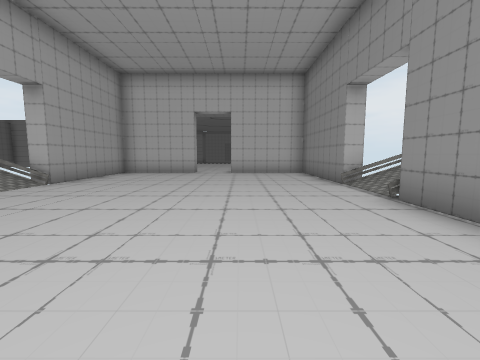
view 1 (above)

12 first-person views from a walk through a 3-D level made in the Unity game engine. The camera is 1.5 m above the floor, tilts 6° down and sees 90° across. The floor is counted in squares, 2 m on a side. Each view is taken from the middle of a square. On the plan, view 1 faces up. The plan holds only what a view shows up to about 9 squares ahead; the rest is blank. The place goes on beyond the plan. Some surface patterns are stand-ins.

view 2
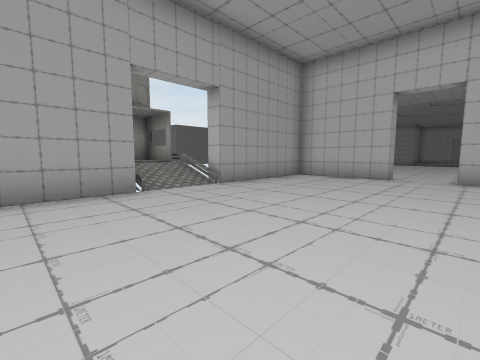

view 3
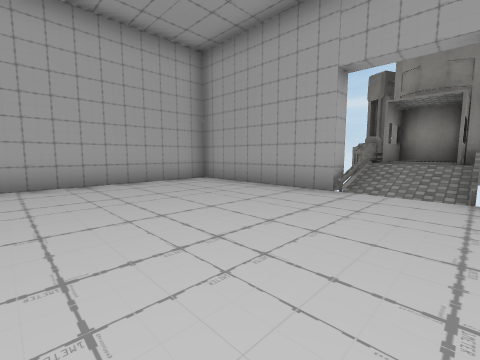

view 4
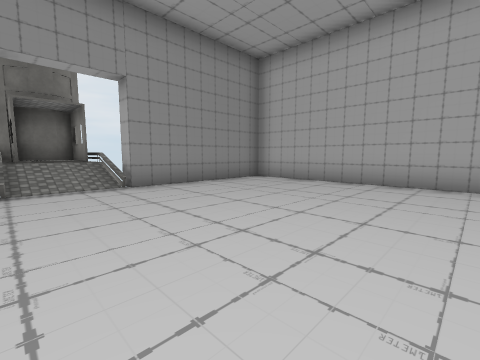

view 5
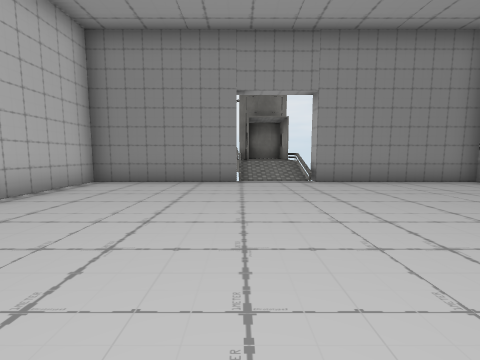

view 6
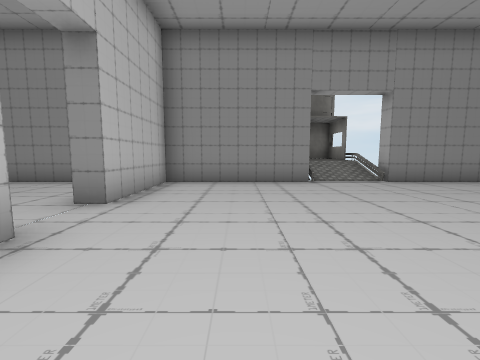

view 7
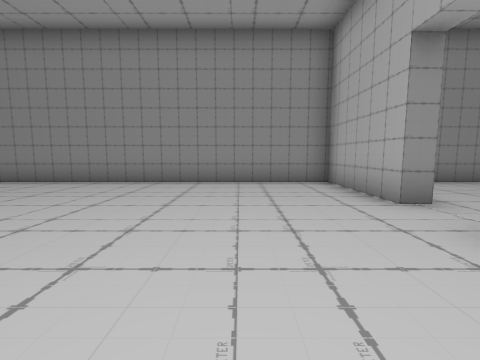

view 8
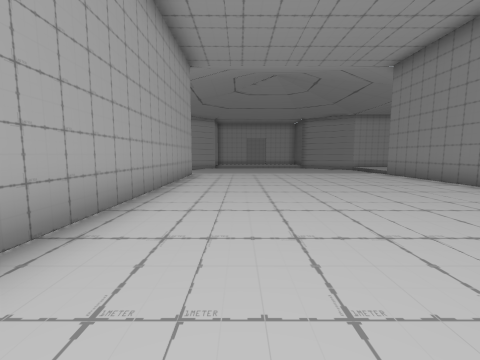

view 9
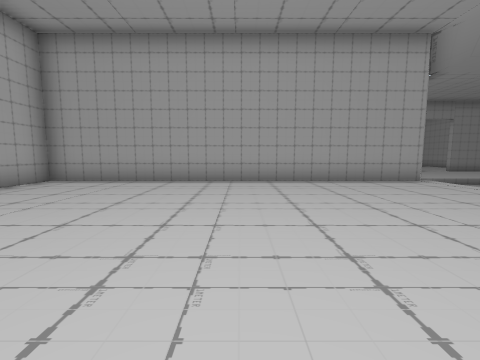

view 10
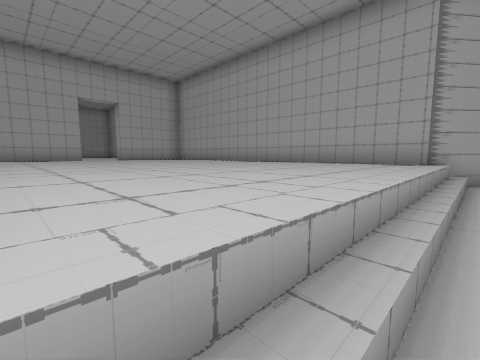

view 11
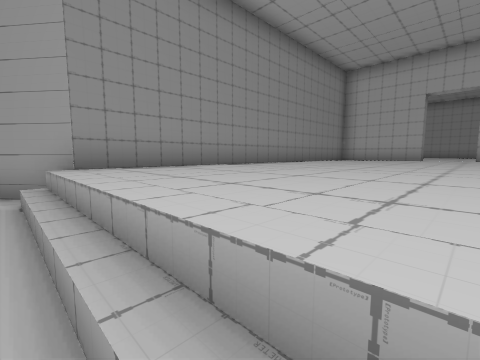

view 12
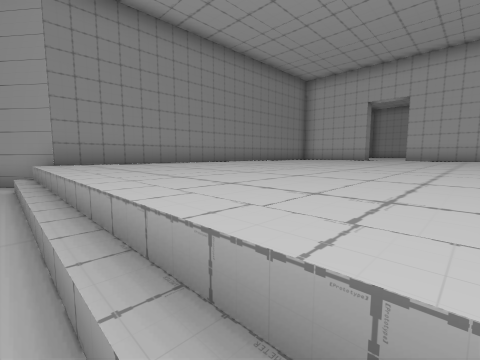

### Floor plan
Key: @ floor where view 1 was taken; # wall or solid block; x gap in a wall; . main floor; - floor 1 m lower than the main floor; : floor 1.25 m higher than the main floor; / step, stairs or slope; = window, fence, low wall or low ledge.
Columns run from 8 left of view 1 to 6 right of it. Each row starts with its distance up from view 1.
 22   #////////-#
 21   ##.......##
 20    #.......#
 19    #.......#
 18    #.......#
 17    #.......#
 16    #.......#
 15    #.......#
 14    #.......#
 13    #.......#
 12    #.......#
 11    #.......#
 10    ####.####
  9    #.......#
  8    #.......#
  7    #.......#
  6 ##x#.......# =#
  5 #://.......//:#
  4 ##x#.......# =#
  3    #.......#
  2    #.......#
  1    #.......#
  0    #....@..#
 -1    #########

Where each view was taken, in squares from view 1:
view 1: 0 up, 0 right, facing up
view 2: 2 up, 0 right, facing up-left
view 3: 6 up, 0 right, facing down-left
view 4: 6 up, 3 left, facing down-right
view 5: 6 up, 4 left, facing right
view 6: 8 up, 4 left, facing right
view 7: 13 up, 4 left, facing right
view 8: 12 up, 3 left, facing up
view 9: 16 up, 2 right, facing left
view 10: 22 up, 2 right, facing down-left
view 11: 22 up, 2 left, facing down-right
view 12: 22 up, 4 left, facing down-right
